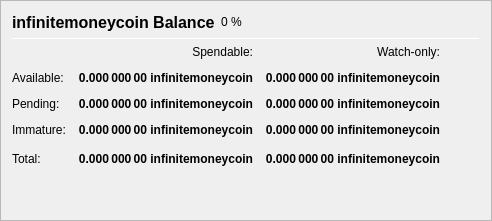
                   <widget class="QFrame" name="frame_Balances">
                    <property name="frameShape">
                     <enum>QFrame::StyledPanel</enum>
                    </property>
                    <property name="frameShadow">
                     <enum>QFrame::Raised</enum>
                    </property>
                    <layout class="QVBoxLayout" name="verticalLayout_4">
                     <item>
                      <layout class="QHBoxLayout" name="horizontalLayout_4">
                       <item>
                        <widget class="QLabel" name="label_5">
                         <property name="minimumSize">
                          <size>
                           <width>0</width>
                           <height>20</height>
                          </size>
                         </property>
                         <property name="font">
                          <font>
                           <pointsize>12</pointsize>
                           <weight>75</weight>
                           <bold>true</bold>
                          </font>
                         </property>
                         <property name="text">
                          <string>infinitemoneycoin Balance</string>
                         </property>
                        </widget>
                       </item>
                       <item>
                        <widget class="QLabel" name="labelECAPercent">
                         <property name="text">
                          <string notr="true">0 %</string>
                         </property>
                        </widget>
                       </item>
                       <item>
                        <spacer name="horizontalSpacer_3">
                         <property name="orientation">
                          <enum>Qt::Horizontal</enum>
                         </property>
                         <property name="sizeHint" stdset="0">
                          <size>
                           <width>40</width>
                           <height>20</height>
                          </size>
                         </property>
                        </spacer>
                       </item>
                      </layout>
                     </item>
                     <item>
                      <widget class="Line" name="line_Balance">
                       <property name="minimumSize">
                        <size>
                         <width>0</width>
                         <height>1</height>
                        </size>
                       </property>
                       <property name="maximumSize">
                        <size>
                         <width>16777215</width>
                         <height>1</height>
                        </size>
                       </property>
                       <property name="orientation">
                        <enum>Qt::Horizontal</enum>
                       </property>
                      </widget>
                     </item>
                     <item>
                      <layout class="QGridLayout" name="gridLayout">
                       <property name="spacing">
                        <number>12</number>
                       </property>
                       <item row="0" column="1">
                        <widget class="QLabel" name="labelSpendable">
                         <property name="text">
                          <string>Spendable:</string>
                         </property>
                         <property name="alignment">
                          <set>Qt::AlignRight|Qt::AlignTrailing|Qt::AlignVCenter</set>
                         </property>
                        </widget>
                       </item>
                       <item row="0" column="2">
                        <widget class="QLabel" name="labelWatchonly">
                         <property name="text">
                          <string>Watch-only:</string>
                         </property>
                         <property name="alignment">
                          <set>Qt::AlignRight|Qt::AlignTrailing|Qt::AlignVCenter</set>
                         </property>
                        </widget>
                       </item>
                       <item row="1" column="0">
                        <widget class="QLabel" name="labelBalanceText">
                         <property name="text">
                          <string>Available:</string>
                         </property>
                        </widget>
                       </item>
                       <item row="1" column="1">
                        <widget class="QLabel" name="labelBalance">
                         <property name="font">
                          <font>
                           <weight>75</weight>
                           <bold>true</bold>
                          </font>
                         </property>
                         <property name="cursor">
                          <cursorShape>IBeamCursor</cursorShape>
                         </property>
                         <property name="toolTip">
                          <string>Your current spendable balance</string>
                         </property>
                         <property name="text">
                          <string notr="true">0.000 000 00 infinitemoneycoin</string>
                         </property>
                         <property name="alignment">
                          <set>Qt::AlignRight|Qt::AlignTrailing|Qt::AlignVCenter</set>
                         </property>
                         <property name="textInteractionFlags">
                          <set>Qt::LinksAccessibleByMouse|Qt::TextSelectableByKeyboard|Qt::TextSelectableByMouse</set>
                         </property>
                        </widget>
                       </item>
                       <item row="1" column="2">
                        <widget class="QLabel" name="labelWatchAvailable">
                         <property name="font">
                          <font>
                           <weight>75</weight>
                           <bold>true</bold>
                          </font>
                         </property>
                         <property name="cursor">
                          <cursorShape>IBeamCursor</cursorShape>
                         </property>
                         <property name="toolTip">
                          <string>Your current balance in watch-only addresses</string>
                         </property>
                         <property name="text">
                          <string notr="true">0.000 000 00 infinitemoneycoin</string>
                         </property>
                         <property name="alignment">
                          <set>Qt::AlignRight|Qt::AlignTrailing|Qt::AlignVCenter</set>
                         </property>
                         <property name="textInteractionFlags">
                          <set>Qt::LinksAccessibleByMouse|Qt::TextSelectableByKeyboard|Qt::TextSelectableByMouse</set>
                         </property>
                        </widget>
                       </item>
                       <item row="2" column="0">
                        <widget class="QLabel" name="labelPendingText">
                         <property name="text">
                          <string>Pending:</string>
                         </property>
                        </widget>
                       </item>
                       <item row="2" column="1">
                        <widget class="QLabel" name="labelUnconfirmed">
                         <property name="font">
                          <font>
                           <weight>75</weight>
                           <bold>true</bold>
                          </font>
                         </property>
                         <property name="cursor">
                          <cursorShape>IBeamCursor</cursorShape>
                         </property>
                         <property name="toolTip">
                          <string>Total of transactions that have yet to be confirmed, and do not yet count toward the spendable balance</string>
                         </property>
                         <property name="text">
                          <string notr="true">0.000 000 00 infinitemoneycoin</string>
                         </property>
                         <property name="alignment">
                          <set>Qt::AlignRight|Qt::AlignTrailing|Qt::AlignVCenter</set>
                         </property>
                         <property name="textInteractionFlags">
                          <set>Qt::LinksAccessibleByMouse|Qt::TextSelectableByKeyboard|Qt::TextSelectableByMouse</set>
                         </property>
                        </widget>
                       </item>
                       <item row="2" column="2">
                        <widget class="QLabel" name="labelWatchPending">
                         <property name="font">
                          <font>
                           <weight>75</weight>
                           <bold>true</bold>
                          </font>
                         </property>
                         <property name="cursor">
                          <cursorShape>IBeamCursor</cursorShape>
                         </property>
                         <property name="toolTip">
                          <string>Unconfirmed transactions to watch-only addresses</string>
                         </property>
                         <property name="text">
                          <string notr="true">0.000 000 00 infinitemoneycoin</string>
                         </property>
                         <property name="alignment">
                          <set>Qt::AlignRight|Qt::AlignTrailing|Qt::AlignVCenter</set>
                         </property>
                         <property name="textInteractionFlags">
                          <set>Qt::LinksAccessibleByMouse|Qt::TextSelectableByKeyboard|Qt::TextSelectableByMouse</set>
                         </property>
                        </widget>
                       </item>
                       <item row="3" column="0">
                        <widget class="QLabel" name="labelImmatureText">
                         <property name="text">
                          <string>Immature:</string>
                         </property>
                        </widget>
                       </item>
                       <item row="3" column="1">
                        <widget class="QLabel" name="labelImmature">
                         <property name="font">
                          <font>
                           <weight>75</weight>
                           <bold>true</bold>
                          </font>
                         </property>
                         <property name="cursor">
                          <cursorShape>IBeamCursor</cursorShape>
                         </property>
                         <property name="toolTip">
                          <string>Staked rewards that has not yet matured</string>
                         </property>
                         <property name="text">
                          <string notr="true">0.000 000 00 infinitemoneycoin</string>
                         </property>
                         <property name="alignment">
                          <set>Qt::AlignRight|Qt::AlignTrailing|Qt::AlignVCenter</set>
                         </property>
                         <property name="textInteractionFlags">
                          <set>Qt::LinksAccessibleByMouse|Qt::TextSelectableByKeyboard|Qt::TextSelectableByMouse</set>
                         </property>
                        </widget>
                       </item>
                       <item row="3" column="2">
                        <widget class="QLabel" name="labelWatchImmature">
                         <property name="font">
                          <font>
                           <weight>75</weight>
                           <bold>true</bold>
                          </font>
                         </property>
                         <property name="cursor">
                          <cursorShape>IBeamCursor</cursorShape>
                         </property>
                         <property name="toolTip">
                          <string>Staked or masternode rewards in watch-only addresses that has not yet matured</string>
                         </property>
                         <property name="text">
                          <string notr="true">0.000 000 00 infinitemoneycoin</string>
                         </property>
                         <property name="alignment">
                          <set>Qt::AlignRight|Qt::AlignTrailing|Qt::AlignVCenter</set>
                         </property>
                         <property name="textInteractionFlags">
                          <set>Qt::LinksAccessibleByMouse|Qt::TextSelectableByKeyboard|Qt::TextSelectableByMouse</set>
                         </property>
                        </widget>
                       </item>
                       <!--
                       <item row="4" column="0">
                        <widget class="QLabel" name="labelLockedBalanceText">
                         <property name="toolTip">
                          <string>Locked infinitemoneycoin or Masternode collaterals. These are excluded from zIMC minting.</string>
                         </property>
                         <property name="text">
                          <string>Locked:</string>
                         </property>
                        </widget>
                       </item>
                       <item row="4" column="1">
                        <widget class="QLabel" name="labelLockedBalance">
                         <property name="font">
                          <font>
                           <weight>75</weight>
                           <bold>true</bold>
                          </font>
                         </property>
                         <property name="cursor">
                          <cursorShape>IBeamCursor</cursorShape>
                         </property>
                         <property name="toolTip">
                          <string>Locked infinitemoneycoin or Masternode collaterals. These are excluded from zIMC minting.</string>
                         </property>
                         <property name="text">
                          <string notr="true">0.000 000 00 infinitemoneycoin</string>
                         </property>
                         <property name="alignment">
                          <set>Qt::AlignRight|Qt::AlignTrailing|Qt::AlignVCenter</set>
                         </property>
                         <property name="textInteractionFlags">
                          <set>Qt::LinksAccessibleByMouse|Qt::TextSelectableByKeyboard|Qt::TextSelectableByMouse</set>
                         </property>
                        </widget>
                       </item>
                       <item row="4" column="2">
                        <widget class="QLabel" name="labelWatchLocked">
                         <property name="font">
                          <font>
                           <weight>75</weight>
                           <bold>true</bold>
                          </font>
                         </property>
                         <property name="cursor">
                          <cursorShape>IBeamCursor</cursorShape>
                         </property>
                         <property name="toolTip">
                          <string>Current locked balance in watch-only addresses</string>
                         </property>
                         <property name="text">
                          <string notr="true">0.000 000 00 infinitemoneycoin</string>
                         </property>
                         <property name="alignment">
                          <set>Qt::AlignRight|Qt::AlignTrailing|Qt::AlignVCenter</set>
                         </property>
                         <property name="textInteractionFlags">
                          <set>Qt::LinksAccessibleByMouse|Qt::TextSelectableByKeyboard|Qt::TextSelectableByMouse</set>
                         </property>
                        </widget>
                       </item>
                       -->
                       <item row="5" column="0">
                        <widget class="QLabel" name="labelTotalText">
                         <property name="toolTip">
                          <string>Your current infinitemoneycoin balance, unconfirmed and immature transactions included</string>
                         </property>
                         <property name="text">
                          <string>Total:</string>
                         </property>
                        </widget>
                       </item>
                       <item row="5" column="1">
                        <widget class="QLabel" name="labelTotal">
                         <property name="font">
                          <font>
                           <weight>75</weight>
                           <bold>true</bold>
                          </font>
                         </property>
                         <property name="cursor">
                          <cursorShape>IBeamCursor</cursorShape>
                         </property>
                         <property name="toolTip">
                          <string>Your current infinitemoneycoin balance, unconfirmed and immature transactions included</string>
                         </property>
                         <property name="text">
                          <string notr="true">0.000 000 00 infinitemoneycoin</string>
                         </property>
                         <property name="alignment">
                          <set>Qt::AlignRight|Qt::AlignTrailing|Qt::AlignVCenter</set>
                         </property>
                         <property name="textInteractionFlags">
                          <set>Qt::LinksAccessibleByMouse|Qt::TextSelectableByKeyboard|Qt::TextSelectableByMouse</set>
                         </property>
                        </widget>
                       </item>
                       <item row="5" column="2">
                        <widget class="QLabel" name="labelWatchTotal">
                         <property name="font">
                          <font>
                           <weight>75</weight>
                           <bold>true</bold>
                          </font>
                         </property>
                         <property name="cursor">
                          <cursorShape>IBeamCursor</cursorShape>
                         </property>
                         <property name="toolTip">
                          <string>Current total balance in watch-only addresses</string>
                         </property>
                         <property name="text">
                          <string notr="true">0.000 000 00 infinitemoneycoin</string>
                         </property>
                         <property name="alignment">
                          <set>Qt::AlignRight|Qt::AlignTrailing|Qt::AlignVCenter</set>
                         </property>
                         <property name="textInteractionFlags">
                          <set>Qt::LinksAccessibleByMouse|Qt::TextSelectableByKeyboard|Qt::TextSelectableByMouse</set>
                         </property>
                        </widget>
                       </item>
                       <item row="5" column="3">
                        <spacer name="horizontalSpacer_9">
                         <property name="orientation">
                          <enum>Qt::Horizontal</enum>
                         </property>
                         <property name="sizeHint" stdset="0">
                          <size>
                           <width>40</width>
                           <height>20</height>
                          </size>
                         </property>
                        </spacer>
                       </item>
                      </layout>
                     </item>
                     <item>
                      <spacer name="verticalSpacer_3">
                       <property name="orientation">
                        <enum>Qt::Vertical</enum>
                       </property>
                       <property name="sizeHint" stdset="0">
                        <size>
                         <width>20</width>
                         <height>40</height>
                        </size>
                       </property>
                      </spacer>
                     </item>
                    </layout>
                   </widget>
